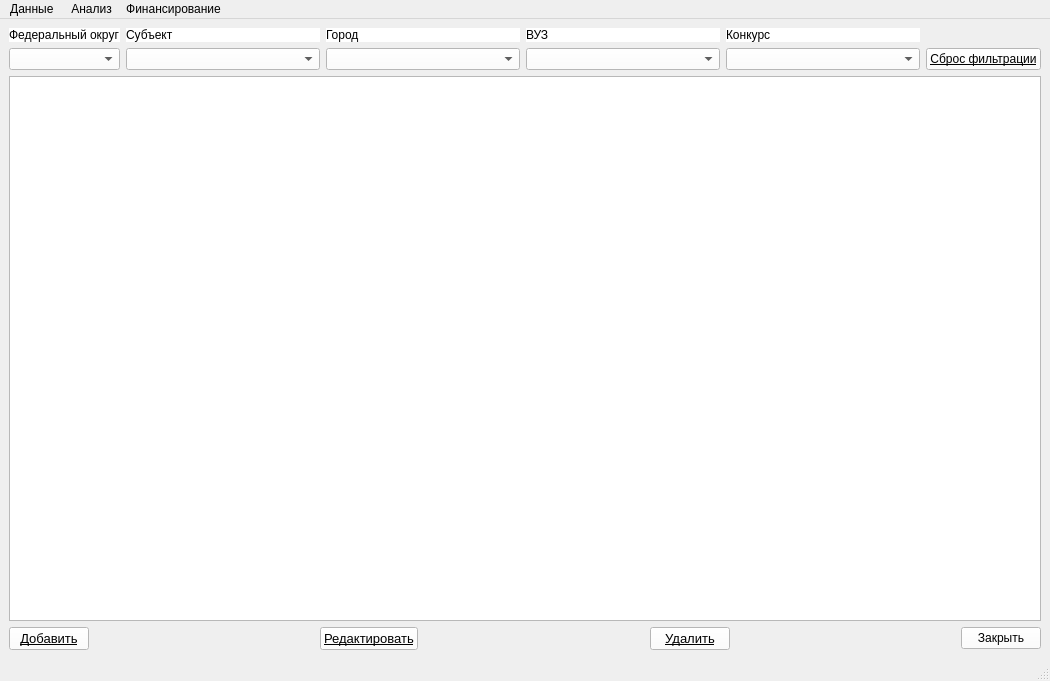
<?xml version="1.0" encoding="UTF-8"?>
<ui version="4.0">
 <class>MainWindow</class>
 <widget class="QMainWindow" name="MainWindow">
  <property name="geometry">
   <rect>
    <x>0</x>
    <y>0</y>
    <width>1050</width>
    <height>681</height>
   </rect>
  </property>
  <property name="acceptDrops">
   <bool>false</bool>
  </property>
  <property name="windowTitle">
   <string>НИР по грантам</string>
  </property>
  <property name="windowIcon">
   <iconset>
    <normaloff>../png/Верблюд.png</normaloff>../png/Верблюд.png</iconset>
  </property>
  <property name="windowOpacity">
   <double>1.000000000000000</double>
  </property>
  <property name="iconSize">
   <size>
    <width>30</width>
    <height>30</height>
   </size>
  </property>
  <property name="toolButtonStyle">
   <enum>Qt::ToolButtonIconOnly</enum>
  </property>
  <widget class="QWidget" name="centralwidget">
   <layout class="QVBoxLayout" name="verticalLayout_9">
    <item>
     <layout class="QHBoxLayout" name="horizontalLayout_2">
      <item>
       <layout class="QVBoxLayout" name="verticalLayout"/>
      </item>
      <item>
       <layout class="QVBoxLayout" name="verticalLayout_2">
        <item>
         <widget class="QLabel" name="label_2">
          <property name="styleSheet">
           <string notr="true">color: rgb(0, 0, 0);
background-color: rgb(255, 255, 255);</string>
          </property>
          <property name="text">
           <string>&lt;html&gt;&lt;head/&gt;&lt;body&gt;&lt;p&gt;Федеральный округ&lt;/p&gt;&lt;/body&gt;&lt;/html&gt;</string>
          </property>
         </widget>
        </item>
        <item>
         <widget class="QComboBox" name="fedCombo">
          <property name="styleSheet">
           <string notr="true">background-color: rgb(255, 255, 255);</string>
          </property>
         </widget>
        </item>
       </layout>
      </item>
      <item>
       <layout class="QVBoxLayout" name="verticalLayout_3">
        <item>
         <widget class="QLabel" name="label_4">
          <property name="styleSheet">
           <string notr="true">color: rgb(0, 0, 0);
background-color: rgb(255, 255, 255);</string>
          </property>
          <property name="text">
           <string>&lt;html&gt;&lt;head/&gt;&lt;body&gt;&lt;p&gt;Субъект&lt;/p&gt;&lt;/body&gt;&lt;/html&gt;</string>
          </property>
         </widget>
        </item>
        <item>
         <widget class="QComboBox" name="subCombo">
          <property name="sizePolicy">
           <sizepolicy hsizetype="Expanding" vsizetype="Fixed">
            <horstretch>0</horstretch>
            <verstretch>0</verstretch>
           </sizepolicy>
          </property>
          <property name="styleSheet">
           <string notr="true">
background-color: rgb(255, 255, 255);</string>
          </property>
         </widget>
        </item>
       </layout>
      </item>
      <item>
       <layout class="QVBoxLayout" name="verticalLayout_4">
        <item>
         <widget class="QLabel" name="label_3">
          <property name="styleSheet">
           <string notr="true">color: rgb(0, 0, 0);
background-color: rgb(255, 255, 255);</string>
          </property>
          <property name="text">
           <string>Город</string>
          </property>
         </widget>
        </item>
        <item>
         <widget class="QComboBox" name="gorCombo">
          <property name="sizePolicy">
           <sizepolicy hsizetype="Expanding" vsizetype="Fixed">
            <horstretch>0</horstretch>
            <verstretch>0</verstretch>
           </sizepolicy>
          </property>
          <property name="styleSheet">
           <string notr="true">background-color: rgb(255, 255, 255);</string>
          </property>
         </widget>
        </item>
       </layout>
      </item>
      <item>
       <layout class="QVBoxLayout" name="verticalLayout_5">
        <item>
         <widget class="QLabel" name="label_5">
          <property name="styleSheet">
           <string notr="true">color: rgb(0, 0, 0);
background-color: rgb(255, 255, 255);</string>
          </property>
          <property name="text">
           <string>ВУЗ</string>
          </property>
         </widget>
        </item>
        <item>
         <widget class="QComboBox" name="vuzCombo">
          <property name="sizePolicy">
           <sizepolicy hsizetype="Expanding" vsizetype="Fixed">
            <horstretch>0</horstretch>
            <verstretch>0</verstretch>
           </sizepolicy>
          </property>
          <property name="styleSheet">
           <string notr="true">background-color: rgb(255, 255, 255);</string>
          </property>
         </widget>
        </item>
       </layout>
      </item>
      <item>
       <layout class="QVBoxLayout" name="verticalLayout_6">
        <item>
         <widget class="QLabel" name="label_8">
          <property name="styleSheet">
           <string notr="true">color: rgb(0, 0, 0);
background-color: rgb(255, 255, 255);</string>
          </property>
          <property name="text">
           <string>Конкурс</string>
          </property>
         </widget>
        </item>
        <item>
         <widget class="QComboBox" name="konCombo">
          <property name="sizePolicy">
           <sizepolicy hsizetype="Expanding" vsizetype="Fixed">
            <horstretch>0</horstretch>
            <verstretch>0</verstretch>
           </sizepolicy>
          </property>
          <property name="styleSheet">
           <string notr="true">background-color: rgb(255, 255, 255);</string>
          </property>
         </widget>
        </item>
       </layout>
      </item>
      <item>
       <layout class="QVBoxLayout" name="verticalLayout_7">
        <item>
         <widget class="QLabel" name="label_6">
          <property name="styleSheet">
           <string notr="true"/>
          </property>
          <property name="text">
           <string/>
          </property>
         </widget>
        </item>
        <item>
         <widget class="QPushButton" name="resetFilter">
          <property name="sizePolicy">
           <sizepolicy hsizetype="Minimum" vsizetype="Minimum">
            <horstretch>0</horstretch>
            <verstretch>0</verstretch>
           </sizepolicy>
          </property>
          <property name="minimumSize">
           <size>
            <width>0</width>
            <height>0</height>
           </size>
          </property>
          <property name="maximumSize">
           <size>
            <width>200</width>
            <height>50</height>
           </size>
          </property>
          <property name="sizeIncrement">
           <size>
            <width>0</width>
            <height>0</height>
           </size>
          </property>
          <property name="baseSize">
           <size>
            <width>0</width>
            <height>0</height>
           </size>
          </property>
          <property name="font">
           <font>
            <pointsize>9</pointsize>
            <underline>true</underline>
           </font>
          </property>
          <property name="styleSheet">
           <string notr="true">color: rgb(0, 0, 0);
background-color: rgb(255, 255, 255);</string>
          </property>
          <property name="text">
           <string>Сброс фильтрации</string>
          </property>
         </widget>
        </item>
       </layout>
      </item>
     </layout>
    </item>
    <item>
     <widget class="QTableView" name="tableView">
      <property name="sizePolicy">
       <sizepolicy hsizetype="Fixed" vsizetype="Expanding">
        <horstretch>0</horstretch>
        <verstretch>0</verstretch>
       </sizepolicy>
      </property>
      <property name="maximumSize">
       <size>
        <width>16777205</width>
        <height>16777215</height>
       </size>
      </property>
      <property name="styleSheet">
       <string notr="true">font: 75 8pt &quot;MS Shell Dlg 2&quot;;
</string>
      </property>
      <property name="verticalScrollBarPolicy">
       <enum>Qt::ScrollBarAsNeeded</enum>
      </property>
      <property name="editTriggers">
       <set>QAbstractItemView::NoEditTriggers</set>
      </property>
      <property name="tabKeyNavigation">
       <bool>true</bool>
      </property>
      <property name="selectionMode">
       <enum>QAbstractItemView::SingleSelection</enum>
      </property>
      <property name="selectionBehavior">
       <enum>QAbstractItemView::SelectRows</enum>
      </property>
      <property name="verticalScrollMode">
       <enum>QAbstractItemView::ScrollPerPixel</enum>
      </property>
      <property name="horizontalScrollMode">
       <enum>QAbstractItemView::ScrollPerPixel</enum>
      </property>
     </widget>
    </item>
    <item>
     <layout class="QHBoxLayout" name="horizontalLayout_4">
      <item>
       <widget class="QPushButton" name="addBtn">
        <property name="sizePolicy">
         <sizepolicy hsizetype="Minimum" vsizetype="Fixed">
          <horstretch>0</horstretch>
          <verstretch>3</verstretch>
         </sizepolicy>
        </property>
        <property name="maximumSize">
         <size>
          <width>170</width>
          <height>30</height>
         </size>
        </property>
        <property name="font">
         <font>
          <pointsize>10</pointsize>
          <underline>true</underline>
         </font>
        </property>
        <property name="styleSheet">
         <string notr="true">color: rgb(0, 0, 0);
background-color: rgb(255, 255, 255);</string>
        </property>
        <property name="text">
         <string>Добавить</string>
        </property>
       </widget>
      </item>
      <item>
       <spacer name="horizontalSpacer_3">
        <property name="orientation">
         <enum>Qt::Horizontal</enum>
        </property>
        <property name="sizeHint" stdset="0">
         <size>
          <width>121</width>
          <height>20</height>
         </size>
        </property>
       </spacer>
      </item>
      <item>
       <widget class="QPushButton" name="changeBtn">
        <property name="sizePolicy">
         <sizepolicy hsizetype="Maximum" vsizetype="Maximum">
          <horstretch>0</horstretch>
          <verstretch>3</verstretch>
         </sizepolicy>
        </property>
        <property name="maximumSize">
         <size>
          <width>170</width>
          <height>40</height>
         </size>
        </property>
        <property name="font">
         <font>
          <pointsize>10</pointsize>
          <weight>50</weight>
          <italic>false</italic>
          <bold>false</bold>
          <underline>true</underline>
         </font>
        </property>
        <property name="styleSheet">
         <string notr="true">color: rgb(0, 0, 0);
background-color: rgb(255, 255, 255);</string>
        </property>
        <property name="text">
         <string>Редактировать</string>
        </property>
       </widget>
      </item>
      <item>
       <spacer name="horizontalSpacer_2">
        <property name="orientation">
         <enum>Qt::Horizontal</enum>
        </property>
        <property name="sizeHint" stdset="0">
         <size>
          <width>49</width>
          <height>20</height>
         </size>
        </property>
       </spacer>
      </item>
      <item>
       <widget class="QPushButton" name="deleteBtn">
        <property name="sizePolicy">
         <sizepolicy hsizetype="Minimum" vsizetype="Fixed">
          <horstretch>0</horstretch>
          <verstretch>3</verstretch>
         </sizepolicy>
        </property>
        <property name="maximumSize">
         <size>
          <width>170</width>
          <height>40</height>
         </size>
        </property>
        <property name="font">
         <font>
          <pointsize>10</pointsize>
          <underline>true</underline>
         </font>
        </property>
        <property name="styleSheet">
         <string notr="true">color: rgb(0, 0, 0);
background-color: rgb(255, 255, 255);</string>
        </property>
        <property name="text">
         <string>Удалить</string>
        </property>
       </widget>
      </item>
      <item>
       <spacer name="horizontalSpacer">
        <property name="orientation">
         <enum>Qt::Horizontal</enum>
        </property>
        <property name="sizeHint" stdset="0">
         <size>
          <width>40</width>
          <height>20</height>
         </size>
        </property>
       </spacer>
      </item>
      <item>
       <widget class="QPushButton" name="closeBtn">
        <property name="font">
         <font>
          <pointsize>9</pointsize>
         </font>
        </property>
        <property name="styleSheet">
         <string notr="true">color: rgb(0, 0, 0);
background-color: rgb(255, 255, 255);</string>
        </property>
        <property name="text">
         <string>Закрыть</string>
        </property>
        <property name="icon">
         <iconset>
          <normaloff>../../../../Users/Виктория/Downloads/icons8-закрыть-100.png</normaloff>../../../../Users/Виктория/Downloads/icons8-закрыть-100.png</iconset>
        </property>
       </widget>
      </item>
     </layout>
    </item>
   </layout>
  </widget>
  <widget class="QMenuBar" name="menubar">
   <property name="geometry">
    <rect>
     <x>0</x>
     <y>0</y>
     <width>1050</width>
     <height>21</height>
    </rect>
   </property>
   <widget class="QMenu" name="menu">
    <property name="title">
     <string>Данные </string>
    </property>
    <addaction name="action_2"/>
    <addaction name="action_3"/>
   </widget>
   <widget class="QMenu" name="menu_2">
    <property name="title">
     <string>Анализ</string>
    </property>
    <addaction name="action_4"/>
    <addaction name="action_5"/>
    <addaction name="action_6"/>
   </widget>
   <widget class="QMenu" name="menu_3">
    <property name="title">
     <string>Финансирование</string>
    </property>
    <addaction name="openFinans"/>
    <addaction name="reset_finans"/>
   </widget>
   <addaction name="menu"/>
   <addaction name="menu_2"/>
   <addaction name="menu_3"/>
  </widget>
  <widget class="QStatusBar" name="statusbar"/>
  <action name="action">
   <property name="text">
    <string>НИР по грантам</string>
   </property>
  </action>
  <action name="action_2">
   <property name="text">
    <string>Конкурс грантов</string>
   </property>
  </action>
  <action name="action_3">
   <property name="text">
    <string>ВУЗы</string>
   </property>
  </action>
  <action name="action_4">
   <property name="text">
    <string>НИР по ВУЗам</string>
   </property>
  </action>
  <action name="action_5">
   <property name="text">
    <string>НИР по конкурсам</string>
   </property>
  </action>
  <action name="action_6">
   <property name="text">
    <string>НИР по субъектам</string>
   </property>
  </action>
  <action name="openFinans">
   <property name="text">
    <string>Распоряжение о финансировании</string>
   </property>
  </action>
  <action name="reset_finans">
   <property name="text">
    <string>Сбросить выделенные финансы</string>
   </property>
  </action>
 </widget>
 <resources/>
 <connections/>
</ui>
